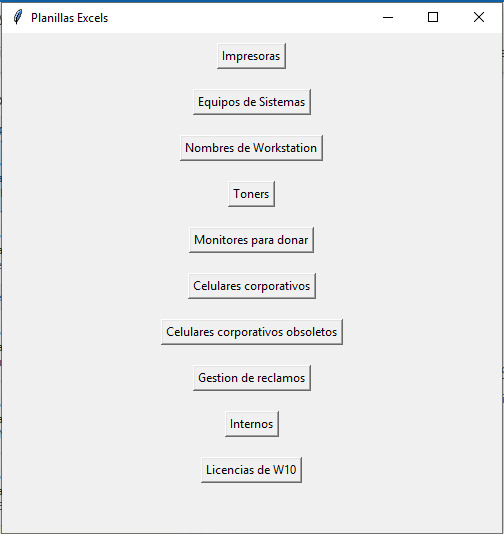

This chart was generated by the following Python code:
import os
import tkinter as tk
from tkinter import *
from turtle import title


def abrir_excel(direccion):
    os.startfile(direccion)
    return

#Las direcciones fueron alteradas porque corresponden a planillas utilizadas por la empresa en la que estuve trabajando 
#como soporte tecnico. Se desea no comprometer dicha informacion

impresoras="Impresoras.xls"
equipos_sistemas="Nombres de los Equipos de Sistemas.xls"
workstations="Nombres de Workstation.xls"
toners="Stock de Tonner V2.xlsx"
monitores="Donacion de monitores.xlsx"
corporativos="Equipos entregados y cuentas gmail.xlsx"
corp_obsoletos="Equipos Usados y Reparados.xls"
reclamos="Gestión de Reclamos.xls"
internos="Internos.xls"
licenciasW10="Licencias Windows 10.xls"


ventana=Tk()
ventana.title("Planillas Excels")
ventana.geometry("500x500")
btnImpresoras=tk.Button(ventana, text="Impresoras", command= lambda: abrir_excel(impresoras)).pack(padx=10, pady=10)
btnEq_sistemas=tk.Button(ventana, text="Equipos de Sistemas", command= lambda: abrir_excel(equipos_sistemas)).pack(padx=10, pady=10)
btnWorkstations=tk.Button(ventana, text="Nombres de Workstation", command= lambda: abrir_excel(workstations)).pack(padx=10, pady=10)
btnToners=tk.Button(ventana, text="Toners", command= lambda: abrir_excel(toners)).pack(padx=10, pady=10)
btnMonitores=tk.Button(ventana, text="Monitores para donar", command= lambda: abrir_excel(monitores)).pack(padx=10, pady=10)
btnCorporativos=tk.Button(ventana, text="Celulares corporativos", command= lambda: abrir_excel(corporativos)).pack(padx=10, pady=10)
btnCorp_obsoletos=tk.Button(ventana, text="Celulares corporativos obsoletos", command= lambda: abrir_excel(corp_obsoletos)).pack(padx=10, pady=10)
btnReclamos=tk.Button(ventana, text="Gestion de reclamos", command= lambda: abrir_excel(reclamos)).pack(padx=10, pady=10)
btnInternos=tk.Button(ventana, text="Internos", command= lambda: abrir_excel(internos)).pack(padx=10, pady=10)
btnLicencias=tk.Button(ventana, text="Licencias de W10", command= lambda: abrir_excel(licenciasW10)).pack(padx=10, pady=10)


ventana.mainloop()
